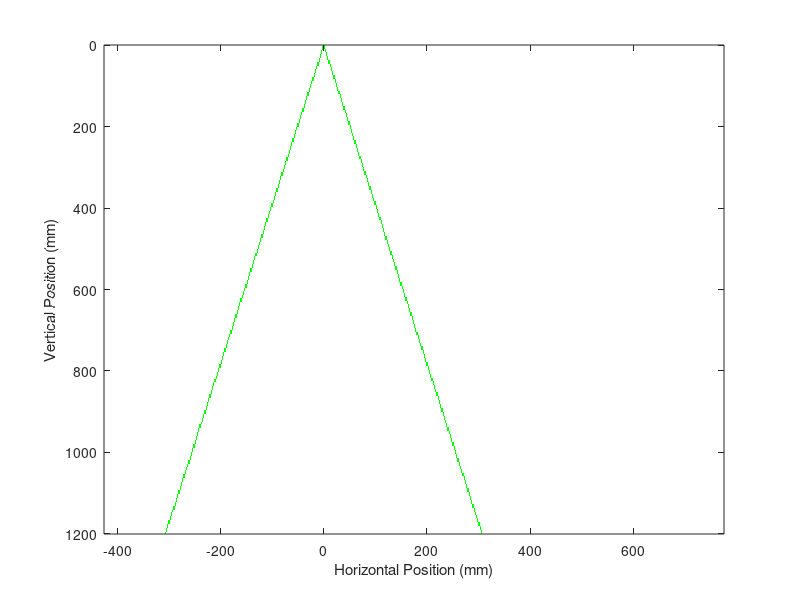

MATLAB code to generate this figure: (Note: this script raises an error after producing the figure.)
clear
close all

% Initial plot of single radial gaussian distribution
% I0 = 1; % normalized units
% bw = 4; % mm
% r = linspace(-2*bw,2*bw,200);
% I = I0 * exp((-2*r.^2) / bw^2);
% 
% figure
% plot(r, I, LineWidth=2)
% xlabel("Radial distance")
% ylabel("Intensity")
% set(gca, FontSize=14)

% Plot heatmap for energy intensity in FOV
clear

I0 = 1; % normalized units
bw = 4; % mm, reported as 1/4 inch (6.35 mm) but effective diameter 86.5% listed in test at 3.4 mm
L = 500; % mm, vertical length of FOV
W = 350; % mm, horizontal width of FOV
wt_dim = 1200; % mm, wind tunnel is 1.2 x 1.2 m
d = (wt_dim - L) / 2; % mm, vertical distance from focal point of cylindrical
                    % lens to top of FOV
% z = linspace(d,d+L,200);
z = linspace(0,wt_dim,500);
P = 10; % W, roughly

fl = 3.91; % mm, a concave lens so this number is actually negative
% fl = 5.79;
theta = 2 * atan(bw / (2 * fl));
int_grid = zeros(500,length(z));
laser_grid = zeros(500,length(z));
for i = 1:length(z)
    cur_w = z(i) * tan(theta/2);
    % r = linspace(-W/2,W/2,200);
    r = linspace(-wt_dim/2  + W/2, wt_dim/2 + W/2,500);
    % I0 = (2 * P) / (pi * (cur_w / 10)^2); % only true for cone
    A = pi * (bw / 10) * ((cur_w / 2) / 10);
    I0 = P / A;
    I = I0 * exp((-2*r.^2) / cur_w^2);

    % Store as a column
    int_grid(i,:) = I(:);

    [M, ind_left] = min(abs(r + cur_w/2));
    [M, ind_right] = min(abs(r - cur_w/2));
    laser_grid(i,ind_left) = 1;
    laser_grid(i,ind_right) = 1;

    % if (mod(i,50) == 0)
    %     figure
    %     plot(r, I, LineWidth=2)
    %     xlabel("Radial distance")
    %     ylabel("Intensity")
    %     set(gca, FontSize=14)
    % end
end

figure
imagesc(r, z, laser_grid)
n = 256;  % number of steps
cmap = [linspace(1,0,n)', linspace(1,1,n)', linspace(1,0,n)'];  
colormap(cmap);
xlabel('Horizontal Position (mm)')
ylabel('Vertical Position (mm)')
set(gca, FontSize=14)
set(gca,'YDir','reverse')
xlim([-wt_dim/2 + W/2 wt_dim/2 + W/2])
ylim([0 wt_dim])
title('Border of Laser Beam')

% Define the position of the rectangle: [x, y, width, height]
pos = [-W/2 d W L];

% Plot the rectangle
rectangle('Position', pos, 'EdgeColor', 'k', 'LineWidth', 2)

% --------------------------------------------------------------

figure
hold on
imagesc(r, z, int_grid)
cb = colorbar;
clim([0 0.6])
datacursormode on

% Define the position of the rectangle: [x, y, width, height]
pos = [-W/2 d W L];

% Plot the rectangle
rectangle('Position', pos, 'EdgeColor', 'k', 'LineWidth', 2)

% Define the position of the rectangle: [x, y, width, height]
pos = [-wt_dim/2 + W/2 0 wt_dim wt_dim];

% Plot the rectangle
rectangle('Position', pos, 'EdgeColor', 'k', 'LineWidth', 1)

ylabel(cb,'W / cm^2','FontSize',16,'Rotation',270)
xlabel('Horizontal Position (mm)')
ylabel('Vertical Position (mm)')
set(gca, FontSize=14)
set(gca,'YDir','reverse')
xlim([-wt_dim/2 + W/2 wt_dim/2 + W/2])
ylim([0 wt_dim])
title('Light Intensity in Wind Tunnel')

mean_intensity = mean(int_grid(z > d & z < (d+L),r > -W/2 & r < W/2),"all");
disp("The average intensity in the FOV is: " + mean_intensity + " W/cm^2")

% --------------------------------------------------------------

figure
hold on
imagesc(r(r > -W/2 & r < W/2), z(z > d & z < (d+L)), int_grid(z > d & z < (d+L),r > -W/2 & r < W/2))
cb = colorbar;
clim([0 0.6])
datacursormode on

% Define the position of the rectangle: [x, y, width, height]
pos = [-W/2 d W L];

% Plot the rectangle
rectangle('Position', pos, 'EdgeColor', 'k', 'LineWidth', 2)

ylabel(cb,'W / cm^2','FontSize',16,'Rotation',270)
xlabel('Horizontal Position (mm)')
ylabel('Vertical Position (mm)')
set(gca, FontSize=14)
set(gca,'YDir','reverse')
xlim([-W/2 W/2])
ylim([d d+L])
title('Light Intensity in Field of View')
